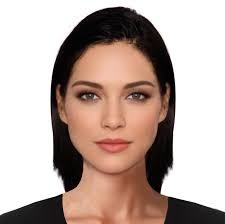
#> input picture face.jpg, 225 x 224 px, given in place of the camera
$ python faces.py
#> lines starting #> are read from the running program, lines starting #| are printed output that depends on the picture
import numpy as np
import cv2
import imutils

import subprocess
import os.path

face_cascade = cv2.CascadeClassifier('haarcascade_frontalface_default.xml')

cap = cv2.VideoCapture(0)
firstFrame = None
face_detected = 0
frame_count = 0
playing = 0

blank_image = np.zeros((480,854,3), np.uint8)

cv2.namedWindow("Frame Delta", cv2.WND_PROP_FULLSCREEN)
cv2.setWindowProperty("Frame Delta", 0, 1)

f = 'Porches_and_Universes.mp3'
if os.path.isfile(f):
	subprocess.Popen(['audacious',f])
	subprocess.Popen(['audtool','--playback-stop'])

while(1):
	ret, img = cap.read()
#> img is the input picture: shape (224, 225, 3); mean B, G, R 160.9, 168.7, 187
	img = cv2.flip(img,1)
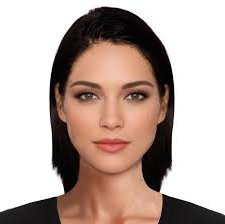
#> img: shape (224, 225, 3); mean B, G, R 160.9, 168.7, 187
	gray = cv2.cvtColor(img, cv2.COLOR_BGR2GRAY)
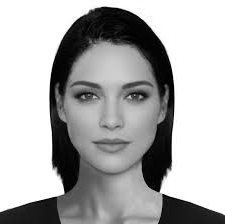
#> gray: shape (224, 225); min 0, max 255, mean 173.3
	grayblur = cv2.GaussianBlur(gray, (21, 21), 0)
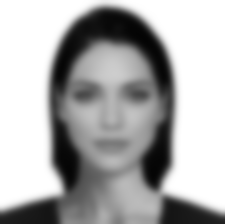
#> grayblur: shape (224, 225); min 4, max 255, mean 173.3


	# if the first frame is None, initialize it
	if firstFrame is None:
		firstFrame = gray
		continue

	faces = face_cascade.detectMultiScale(gray, 1.3, 5)

	for (x,y,w,h) in faces:
		face_detected = 5
		if playing == 0:
			subprocess.Popen(['audtool','--playback-play'])
			playing = 1

	if (face_detected >0 ):
		frameDelta = cv2.absdiff(firstFrame, grayblur)
		border=cv2.copyMakeBorder(frameDelta, top=0, bottom=0, left=107, right=107, borderType= cv2.BORDER_CONSTANT, value=[0,0,0] )
		cv2.imshow("Frame Delta", border)
		face_detected -=1

	if(face_detected ==0) and (playing == 1):
		subprocess.Popen(['audtool','--playback-stop'])
		playing = 0

	k = cv2.waitKey(1)& 0xff
	for dorme in range(0,15):
		cap.read()
	cv2.imshow("Frame Delta", blank_image)
	k = cv2.waitKey(1)& 0xff
	for dorme2 in range(0,1):
		cap.read()

	k = cv2.waitKey(1) & 0xff
	if k == 27:
		break
	elif k==99:
		firstFrame = gray

subprocess.Popen(['audtool','--shutdown'])
cap.release()
cv2.destroyAllWindows()
